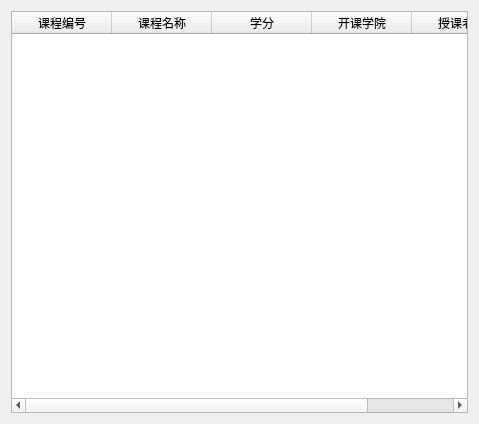
<?xml version="1.0" encoding="UTF-8"?>
<ui version="4.0">
 <class>TeaCourseManagement</class>
 <widget class="QWidget" name="TeaCourseManagement">
  <property name="geometry">
   <rect>
    <x>0</x>
    <y>0</y>
    <width>479</width>
    <height>424</height>
   </rect>
  </property>
  <property name="windowTitle">
   <string>Form</string>
  </property>
  <property name="styleSheet">
   <string notr="true"/>
  </property>
  <layout class="QVBoxLayout" name="verticalLayout">
   <item>
    <widget class="QTableWidget" name="table">
     <column>
      <property name="text">
       <string>课程编号</string>
      </property>
     </column>
     <column>
      <property name="text">
       <string>课程名称</string>
      </property>
     </column>
     <column>
      <property name="text">
       <string>学分</string>
      </property>
     </column>
     <column>
      <property name="text">
       <string>开课学院</string>
      </property>
     </column>
     <column>
      <property name="text">
       <string>授课老师</string>
      </property>
     </column>
    </widget>
   </item>
  </layout>
 </widget>
 <resources/>
 <connections/>
</ui>
